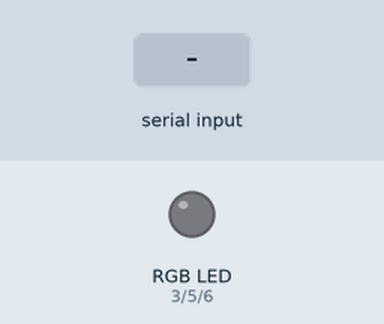
The sketch below on a simulated Arduino Uno, built with avr-gcc and run on an emulated ATmega328P. Parts: an RGB LED mixed from three pins (HIGH = lit). The inputs (shaded band) are chosen by the test bench.

Above: at 1.2 s.
1.3 s: "1" received over Serial
At 2.0 s:
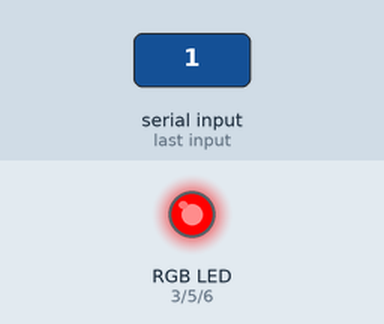
2.8 s: "2" received over Serial
At 3.1 s:
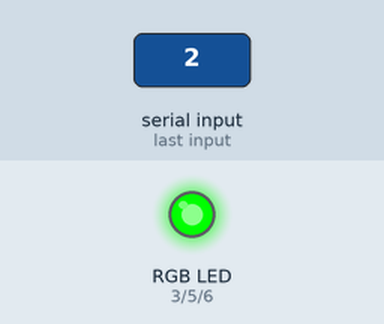
4.3 s: "3" received over Serial
At 5.5 s:
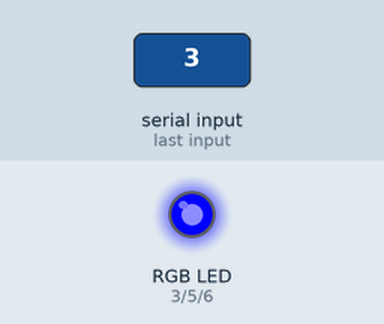
5.8 s: "0" received over Serial
At 6.6 s:
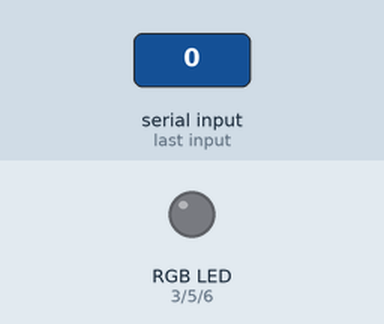
Timing chart, 0 to 8.3 s (numbered marks = the images above; inputs shaded):
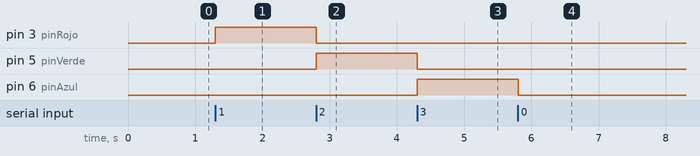

The sketch:

P5.ino
```cpp
int pinRojo = 3;
int pinVerde = 5;
int pinAzul = 6;

void setup() {
  pinMode(pinRojo, OUTPUT);
  pinMode(pinVerde, OUTPUT);
  pinMode(pinAzul, OUTPUT);
  Serial.begin(9600);
}

void loop() {
  if (Serial.available() > 0) {
    char voz = Serial.read();

    if (voz == '1') {
      // Encender color rojo
      analogWrite(pinRojo, 255);
      analogWrite(pinVerde, 0);
      analogWrite(pinAzul, 0);
    } else if (voz == '2') {
      // Encender color verde
      analogWrite(pinRojo, 0);
      analogWrite(pinVerde, 255);
      analogWrite(pinAzul, 0);
    } else if (voz == '3') {
      // Encender color azul
      analogWrite(pinRojo, 0);
      analogWrite(pinVerde, 0);
      analogWrite(pinAzul, 255);
    } else if (voz == '0') {
      // Apagar el LED RGB
      analogWrite(pinRojo, 0);
      analogWrite(pinVerde, 0);
      analogWrite(pinAzul, 0);
    }
  }
}
```

Measured:
- after the input at 1.3 s, pin 3 (pinRojo): LOW → HIGH at once
- after the input at 2.8 s, pin 3 (pinRojo): HIGH → LOW at once; pin 5 (pinVerde): LOW → HIGH at once
- after the input at 4.3 s, pin 5 (pinVerde): HIGH → LOW at once; pin 6 (pinAzul): LOW → HIGH at once
- after the input at 5.8 s, pin 6 (pinAzul): HIGH → LOW at once
